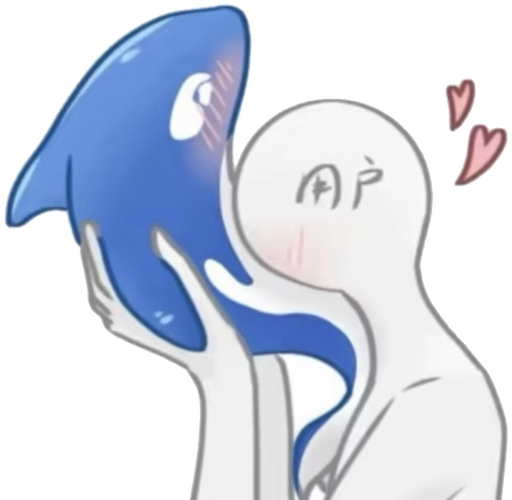
#> input picture assets/pet.png, 512 x 500 px
$ python make_idle_frames.py
#> lines starting #> are read from the running program, lines starting #| are printed output that depends on the picture
# -*- coding: utf-8 -*-
"""
生成桌宠的"整体微动"动画帧 -> assets/pet_frames/f00.png ...

原理：整张图做刚体变换（等比缩放 + 平移），没有任何局部变形。所以：
    · 不可能断脖子 / 撕裂 —— 整块一起动，不存在接缝
    · 不可能多出五官     —— 一个像素都不重绘，只是把原图整体缩放平移

首帧（u=0）和末帧（u→1）都恰好回到原始姿态，因此：
    · 循环播放无缝
    · "静止图 ↔ 动画"切换不会跳（静止图直接用第 0 帧）

想换宠物形象：把 assets/pet.png 换成你自己的透明 PNG，再执行本脚本。

    python tools/make_idle_frames.py
"""

import math
import os

from PIL import Image

BASE_DIR = os.path.dirname(os.path.dirname(os.path.abspath(__file__)))
ASSETS = os.path.join(BASE_DIR, "assets")
SRC = os.path.join(ASSETS, "pet.png")
OUT = os.path.join(ASSETS, "pet_frames")
STATIC = os.path.join(ASSETS, "pet_idle_static.png")

N_FRAMES = 22        # 一轮帧数
MAX_SIDE = 340       # 输出长边
PAD_X = 24           # 左右留白（给平移余量）
PAD_TOP = 46         # 顶部留白（缩放是往上长的，不留会切头）
PAD_BOTTOM = 10

BREATH_Y = 0.025     # 纵向鼓起幅度（±2.5%）
BREATH_X = 0.015     # 横向收窄幅度
BOB = 3.0            # 吸气上浮像素
SWAY = 1.5           # 左右轻摇像素


def main():
    if not os.path.exists(SRC):
        raise SystemExit(f"找不到素材：{SRC}")

    src = Image.open(SRC).convert("RGBA")
#> src is the input picture: PIL image 512x500 RGBA; mean R, G, B, A 108.3, 115.2, 129.5, 151.2
    w, h = src.size
#> w = 512; h = 500

    # 先铺一张带留白的画布，把原图贴进去；锚点取"原图底部中心"
    canvas = Image.new("RGBA", (w + PAD_X * 2, h + PAD_TOP + PAD_BOTTOM), (0, 0, 0, 0))
#> canvas: PIL image 560x556 RGBA; every value is 0
    canvas.alpha_composite(src, (PAD_X, PAD_TOP))
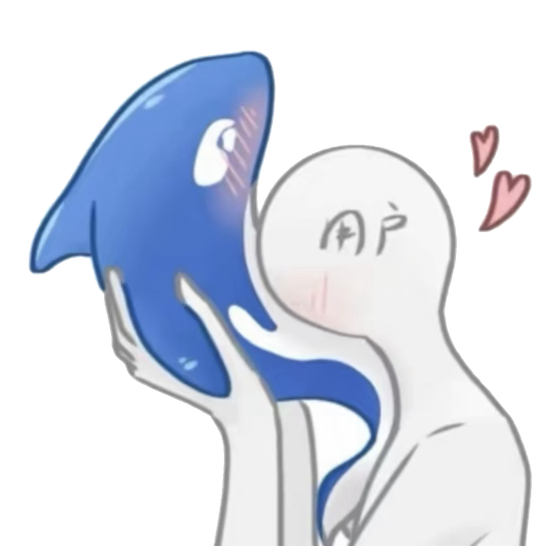
#> canvas: PIL image 560x556 RGBA; mean R, G, B, A 89, 94.8, 106.5, 124.3; transparent parts drawn white
    cw, ch = canvas.size
#> cw = 560; ch = 556
    ax, ay = cw / 2.0, PAD_TOP + h
#> ax = 280; ay = 546

    frames = []
    for i in range(N_FRAMES):
        u = i / N_FRAMES
        breathe = math.sin(2.0 * math.pi * u)          # 0 -> 1 -> 0 -> -1 -> 0
        sy = 1.0 + BREATH_Y * breathe
        sx = 1.0 - BREATH_X * breathe
        ty = -BOB * breathe
        tx = SWAY * math.sin(2.0 * math.pi * u + math.pi / 2.0)

        # transform 接收的是"输出 -> 输入"的逆向映射：src = anchor + S⁻¹(dest - anchor - T)
        inv = (1.0 / sx, 0.0, ax - (ax + tx) / sx,
               0.0, 1.0 / sy, ay - (ay + ty) / sy)
        frames.append(canvas.transform(canvas.size, Image.AFFINE, inv,
                                       resample=Image.BICUBIC))
#> after the loop, frames = 22 items

    # 用第 0 帧（= 原始姿态）的内容盒统一切片，四周留出容纳起伏的余量
    bb = frames[0].split()[3].getbbox()
#> bb = (27, 47, 536, 546)
    margin = int(max(BOB, SWAY) + abs(BREATH_Y) * h / 2) + 6
#> margin = 15
    box = (max(0, bb[0] - margin), max(0, bb[1] - margin),
           min(cw, bb[2] + margin), min(ch, bb[3] + margin))
#> box = (12, 32, 551, 556)
    scale = MAX_SIDE / max(box[2] - box[0], box[3] - box[1])
#> scale = 0.631
    size = (round((box[2] - box[0]) * scale), round((box[3] - box[1]) * scale))
#> size = (340, 331)

    os.makedirs(OUT, exist_ok=True)
    for n, f in enumerate(frames):
        f.crop(box).resize(size, Image.LANCZOS).save(os.path.join(OUT, f"f{n:02d}.png"))
#> this loop made 22 passes
#> pass 1, in main, `f.crop(box).resize(size, Image.LANCZOS).save(os.path.join(OUT, f"f{n:0..`:
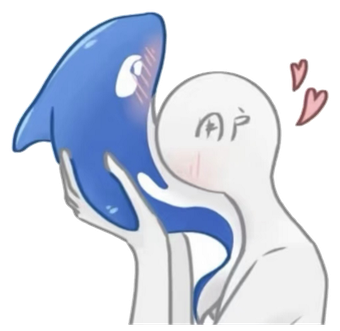
#> saved as f00.png: PIL image 340x331 RGBA; mean R, G, B, A 99.8, 106.2, 119.2, 137.1; transparent parts drawn white
#> pass 2, in main, `f.crop(box).resize(size, Image.LANCZOS).save(os.path.join(OUT, f"f{n:0..`:
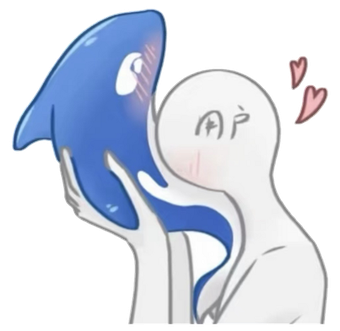
#> saved as f01.png: PIL image 340x331 RGBA; mean R, G, B, A 100.5, 106.8, 119.8, 137.5; transparent parts drawn white
    Image.open(os.path.join(OUT, "f00.png")).save(STATIC)

    print(f"[OK] {len(frames)} 帧 -> {OUT}")
#| [OK] 22 帧 -> assets/pet_frames
    print(f"[OK] 静止图 -> {STATIC}  {size}")
#| [OK] 静止图 -> assets/pet_idle_static.png  (340, 331)


if __name__ == "__main__":
    main()
